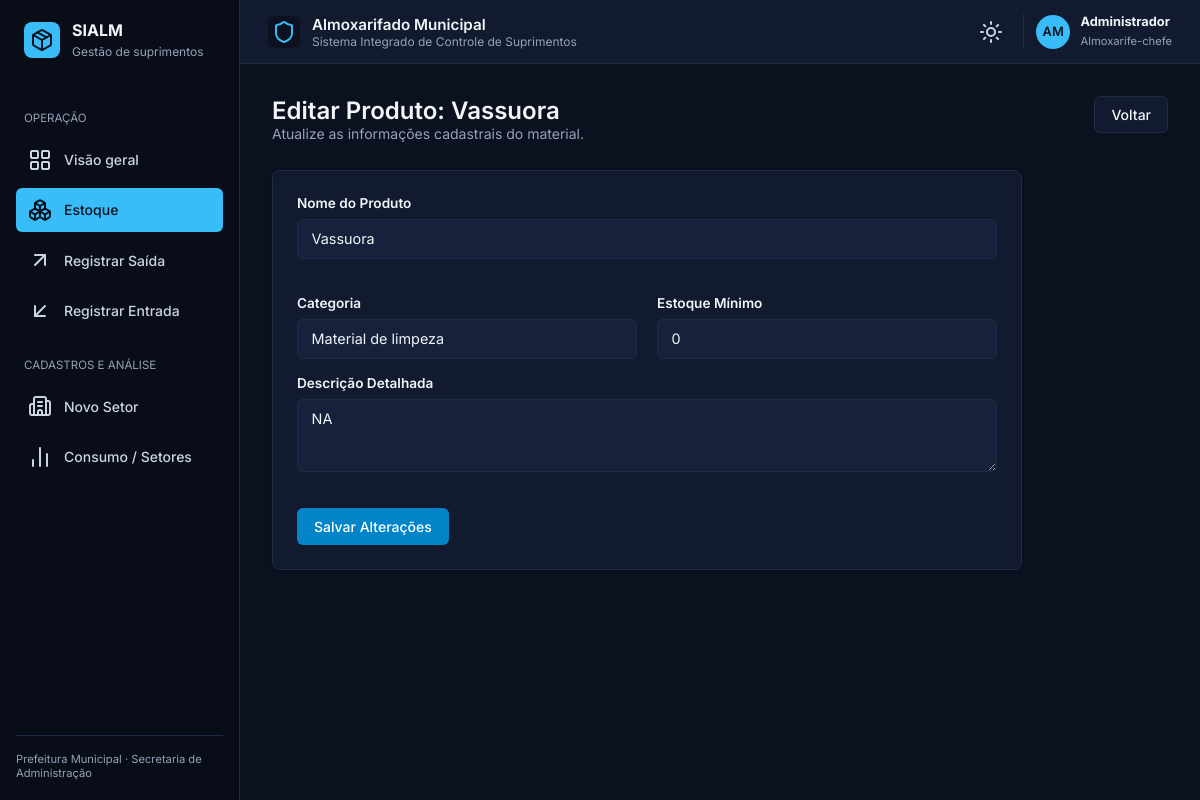
Screenshot of /produtos/html/editar/1 with the database file from the repository.
### app/database/models.py (models this page shows)
class Produto(Base):
    __tablename__ = "produtos"
    id: Mapped[int] = mapped_column(primary_key=True, index=True)
    nome: Mapped[str] = mapped_column(String(100), nullable=False, index=True)
    categoria: Mapped[str] = mapped_column(String(100), nullable=True)
    descricao: Mapped[str] = mapped_column(Text, nullable=True)
    quantidade_estoque: Mapped[int] = mapped_column(Integer, default=0)
    estoque_minimo: Mapped[int] = mapped_column(Integer, default=0) # <--- NOVO CAMPO
    criado_em: Mapped[datetime] = mapped_column(DateTime, default=datetime.utcnow)
    movimentacoes = relationship("Movimentacao", back_populates="produto", cascade="all, delete-orphan")

### app/routes/produtos.py (the view)
@router.get("/html/editar/{produto_id}", response_class=HTMLResponse)
def renderizar_editar_html(request: Request, produto_id: int, db: Session = Depends(get_db)):
    produto = db.query(Produto).filter(Produto.id == produto_id).first()
    if not produto:
        return HTMLResponse(content="<h1>Produto não encontrado</h1>", status_code=404)
    return templates.TemplateResponse(request=request, name="produtos/editar.html", context={"request": request, "produto": produto})

### app/templates/produtos/editar.html
{% extends "base.html" %}
{% set active_page = "produtos" %}
{% block content %}
<div class="view-header">
  <div>
    <h2 class="page-title">Editar Produto: {{ produto.nome }}</h2>
    <p class="page-subtitle">Atualize as informações cadastrais do material.</p>
  </div>
  <a href="/produtos/html/lista" class="btn btn-secondary">Voltar</a>
</div>
<div class="card panel-card" style="max-width: 750px;">
  <form id="form-editar-produto" data-id="{{ produto.id }}">
    <div class="form-grid">
      <div class="form-group full-width">
        <label>Nome do Produto</label>
        <input type="text" name="nome" class="form-control" value="{{ produto.nome }}" required />
      </div>
      <div class="form-group">
        <label>Categoria</label>
        <input type="text" name="categoria" class="form-control" value="{{ produto.categoria if produto.categoria else '' }}" />
      </div>
      <div class="form-group">
        <label>Estoque Mínimo</label>
        <input type="number" name="estoque_minimo" class="form-control" value="{{ produto.estoque_minimo }}" required />
      </div>
    </div>
    <div class="form-group full-width">
      <label>Descrição Detalhada</label>
      <textarea name="descricao" class="form-control" rows="3">{{ produto.descricao if produto.descricao else '' }}</textarea>
    </div>
    <div class="modal-footer" style="padding-top: 1rem;">
      <button type="submit" class="btn btn-dark-blue">Salvar Alterações</button>
    </div>
  </form>
</div>
{% endblock %}

### app/static/style.css (style rules this page uses)
:root { color-scheme: dark; --bg-main: #0b111e; --bg-card: #111a2e; --bg-card-hover: #16223b; --bg-sidebar: #080d17; --bg-input: #16223b; --border-color: #1e2c45; --border-light: #2a3d5e; --text-primary: #f1f5f9; --text-secondary: #cbd5e1; --text-muted: #94a3b8; --accent-blue: #38bdf8; --btn-primary-bg: #38bdf8; --btn-primary-text: #0b111e; --btn-dark-blue: #0284c7; --badge-green-bg: rgba(16, 185, 129, 0.15); --badge-green-text: #34d399; --badge-yellow-bg: rgba(245, 158, 11, 0.15); --badge-yellow-text: #fbbf24; --badge-red-bg: rgba(239, 68, 68, 0.15); --badge-red-text: #f87171; }
* { margin: 0; padding: 0; box-sizing: border-box; font-family: 'Inter', -apple-system, BlinkMacSystemFont, "Segoe UI", Roboto, sans-serif; }
body { background-color: var(--bg-main); color: var(--text-primary); display: flex; min-height: 100vh; overflow-x: hidden; transition: background-color 0.3s, color 0.3s; }
a { text-decoration: none; }
.view-header { display: flex; justify-content: space-between; align-items: flex-start; margin-bottom: 1.75rem; }
.page-title { font-size: 1.5rem; font-weight: 600; color: var(--text-primary); }
.page-subtitle { font-size: 0.875rem; color: var(--text-muted); }
.btn { display: inline-flex; align-items: center; gap: 0.5rem; padding: 0.55rem 1rem; border-radius: 6px; font-size: 0.875rem; font-weight: 500; cursor: pointer; border: 1px solid transparent; }
.btn-secondary { background-color: var(--bg-card); color: var(--text-primary); border: 1px solid var(--border-color); }
.btn-dark-blue { background-color: var(--btn-dark-blue); color: #ffffff; }
.panel-card, .kpi-card, .chart-card { background-color: var(--bg-card); border: 1px solid var(--border-color); border-radius: 8px; box-shadow: 0 1px 3px rgba(0,0,0,0.05); }
.panel-card { padding: 1.5rem; }
.form-grid { display: grid; grid-template-columns: 1fr 1fr; gap: 1.25rem; }
.form-group { margin-bottom: 1rem; }
.form-group.full-width { grid-column: span 2; }
.form-group label { display: block; font-size: 0.85rem; font-weight: 600; color: var(--text-primary); margin-bottom: 0.5rem; }
.form-control, select.form-control { width: 100%; padding: 0.65rem 0.85rem; border: 1px solid var(--border-color); border-radius: 6px; font-size: 0.9rem; color: var(--text-primary); background-color: var(--bg-input); outline: none; }

### rows the page displays
Produto: nome "Vassuora", categoria "Material de limpeza", estoque_minimo "0", descricao "NA"
